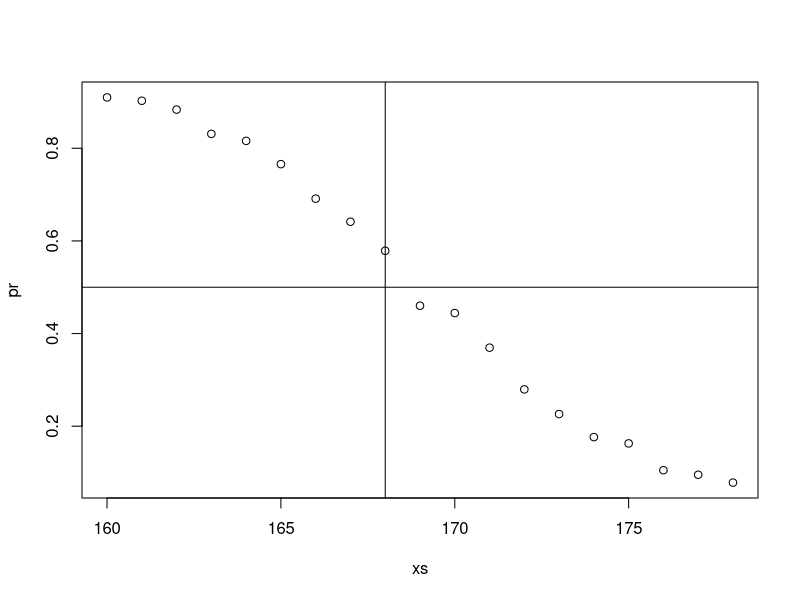

R code for this plot:
n = 10000
set.seed(1)
men = rnorm(n,176,7) #height in centimeters
women = rnorm(n,162,7) #height in centimeters
y = c(rep(0,n),rep(1,n))
x = round(c(men,women))
##mix it up
ind = sample(seq(along=y))
y = y[ind]
x = x[ind]

# Q1: Treating the data generated above as the population, if we know someone is 176 cm tall,
#     what it the probability that this person is a woman:  Pr(𝑌=1|𝑋=176)=E(𝑌|𝑋=176) ?
mean(y[x==176])

# Now make a plot of𝐸(𝑌|𝑋=𝑥) for x=seq(160,178) using the data generated in Conditional Expectation Exercises #1.
xs = seq(160,178)
pr =sapply(xs,function(x0) mean(y[x==x0]))
plot(xs,pr)
abline(h=0.5)
# Q2: Suppose for each height x you predict 1 (female) if Pr(𝑌|𝑋=𝑥)>0.5 and 0 (male) otherwise.
#     What is the largest height for which you predict female ?
abline(v=168)
